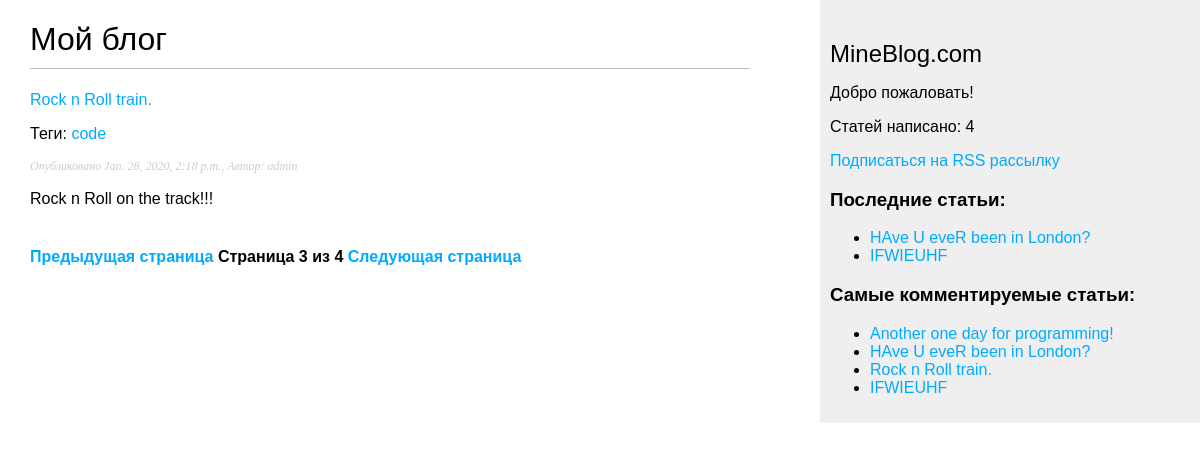
Page /blog/?page=3 on the committed database.
### blog/models.py (models this page shows, shortened)
class Post(models.Model):
    STATUS_CHOICES = (
        ('draft', 'Draft'),
        ('published', 'Published'),
    )
    title = models.CharField(max_length=200)
    slug = models.SlugField(max_length=200, unique_for_date='publish')
    author = models.ForeignKey(User, on_delete=models.CASCADE, related_name='blog_posts')
    body = models.TextField(max_length=pow(10, 5))
    publish = models.DateTimeField(default=timezone.now)
    created = models.DateTimeField(auto_now_add=True)
    updated = models.DateTimeField(auto_now=True)
    status = models.CharField(max_length=10, choices=STATUS_CHOICES, default='draft')
    tags = TaggableManager()
    class Meta:
        ordering = ('-publish',)
    objects = models.Manager()
    published = PublishedManager()
    def get_absolute_url(self):
        return reverse('blog:post_detail', args=[
            self.publish.year, self.publish.month,
            self.publish.day, self.slug,
        ])

### blog/views.py (the view)
# urls.py: path('', views.post_list, name='post_list'),
def post_list(request, tag_slug=None):
    object_list = Post.published.all()
    tag = None
    if tag_slug:
        tag = get_object_or_404(Tag, slug=tag_slug)
        object_list = object_list.filter(tags__in=[tag])
    paginator = Paginator(object_list, 1)  # means 1 articles for each page
    page = request.GET.get('page')
    try:
        posts = paginator.page(page)
    except PageNotAnInteger:
        posts = paginator.page(1)
    except EmptyPage:
        posts = paginator.page(paginator.num_pages)
    return render(request, 'blog/post/list.html', {'page': page,
                                                   'posts': posts,
                                                   'tag': tag})

### blog/models.py (called while the page is built)
    def get_queryset(self):
        return super().get_queryset().filter(status='published')

### blog/templatetags/blog_tags.py (called while the page is built)
@register.simple_tag  # @register.simple_tag(name='name_of_tag')
def total_posts():
    return Post.published.count()

@register.inclusion_tag('blog/post/latest_posts.html')
def show_latest_posts(count=5):
    latest_posts = Post.published.order_by('-publish')[:count]
    return {'latest_posts': latest_posts}

@register.simple_tag
def get_most_commented_posts(count=5):
    return Post.published.annotate(
        total_comments=Count('comments')
    ).order_by('-total_comments')[:count]

@register.filter(name='markdown')
def markdown_format(text):
    return mark_safe(markdown.markdown(text))

### blog/templates/blog/post/list.html (shortened to what this page needs)
{% extends "blog/base.html" %}
{% load blog_tags %}
{% block content %}
    <h1>
        Мой блог
    </h1>
    {% for post in posts %}
        <a href="{{ post.get_absolute_url }}">{{ post.title }}</a>
        <p class="tags">Теги:
            {% for tag in post.tags.all %}
                <a href="{% url "blog:post_list_by_tag" tag.slug %}">
                    {{ tag.name }}
                </a>
            {% endfor %}
        </p>
        <p class="date">Опубликовано {{ post.publish }},
            Автор: {{ post.author }}</p>
        {{ post.body|markdown|truncatewords_html:30 }}
    {% endfor %}
    {% include "pagination.html" with page=posts %}
{% endblock %}

### blog/templates/blog/base.html (shortened to what this page needs)
{% load blog_tags %}
{% load static %}
<!DOCTYPE html>
<html lang="en">
<head>
    <link href="{% static "css/blog.css" %}" rel="stylesheet">
</head>
<body>
<div id="content">
    {% block content %}{% endblock %}
</div>
<div id="sidebar">
    <h2>
        MineBlog.com
    </h2>
    <p>
        Добро пожаловать!
    </p>
    <p>
        Статей написано: {% total_posts %}
    </p>
    <p>
        <a href="{% url "blog:post_feed" %}">Подписаться на RSS рассылку</a>
    </p>
    <h3>
        Последние статьи:
    </h3>
    {% show_latest_posts 2 %}
    <h3>
        Самые комментируемые статьи:
    </h3>
    {% get_most_commented_posts as most_commented_posts %}
    <ul>
        {% for post in most_commented_posts %}
            <li>
                <a href="{{ post.get_absolute_url }}">{{ post.title }}</a>
            </li>
        {% endfor %}
    </ul>
</div>
</body>
</html>

### blog/templates/blog/post/latest_posts.html
<ul>
    {% for post in latest_posts %}
        <li>
            <a href="{{ post.get_absolute_url }}">{{ post.title }}</a>
        </li>
    {% endfor %}
</ul>

### blog/static/css/blog.css (style rules this page uses)
body { margin: 0; padding: 0; font-family: helvetica, sans-serif; }
a { color: #00abff; text-decoration: none; }
h1 { font-weight: normal; border-bottom: 1px solid #bbb; padding: 0 0 10px 0; }
h2 { font-weight: normal; margin: 30px 0 0; }
#content { float: left; width: 60%; padding: 0 0 0 30px; }
#sidebar { float: right; width: 30%; padding: 10px; background: #efefef; height: 100%; }
p.date { color: #ccc; font-family: georgia, serif; font-size: 12px; font-style: italic; }

### rows in the picture
Post: title "Rock n Roll train.", publish "Jan. 28, 2020, 2:18 p.m.", author "admin", body "Rock n Roll on the track!!!"
Tag: name "code"
Post: title "HAve U eveR been in London?"
Post: title "IFWIEUHF"
Post: title "Another one day for programming!"

### other values in the picture
{{ page.number }} "3"
{{ page.paginator.num_pages }} "4"
